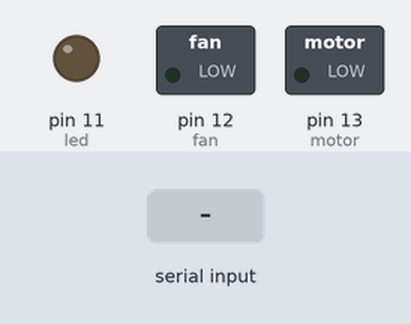
Bench run of a sketch on a simulated Arduino Uno, built with avr-gcc and run on an emulated ATmega328P. Parts: switched loads named in the sketch (green lamp = pin HIGH), output pins drawn as LEDs (lit = HIGH). The test bench sets the inputs (shaded band). What the sketch prints to the serial monitor is not drawn.

Above: at 1.2 s.
1.3 s: "A" received over Serial
At 2.0 s:
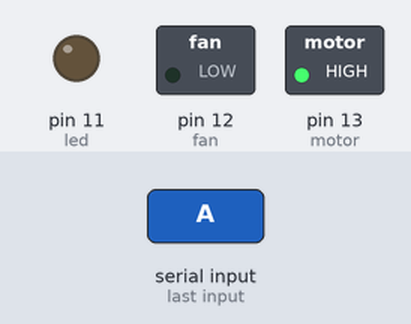
2.8 s: "B" received over Serial
At 3.2 s:
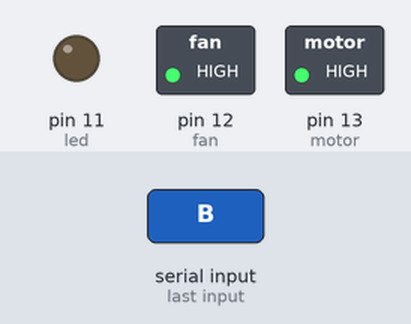
4.3 s: "a" received over Serial
At 5.5 s:
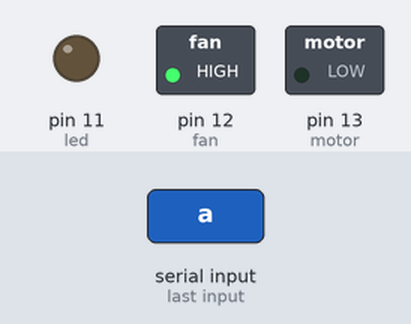
5.8 s: "C" received over Serial
At 6.7 s:
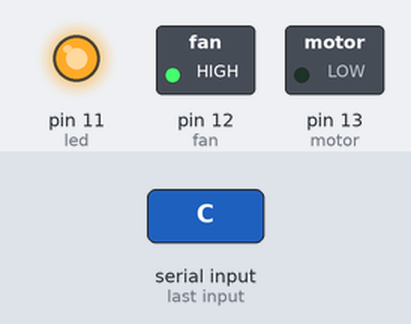
7.3 s: "b" received over Serial
At 7.8 s:
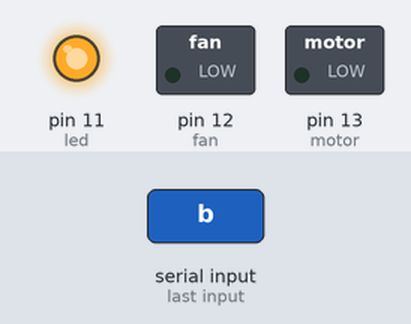
8.8 s: "A" received over Serial
At 10.2 s:
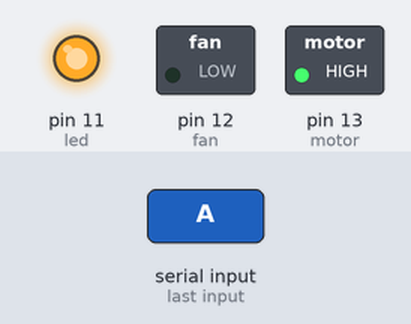
Timing chart, 0 to 11.3 s (numbered marks = the images above; inputs shaded):
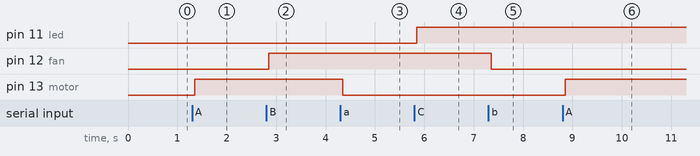

Measured:
- after the input at 1.3 s, pin 13 (motor): LOW → HIGH after 0.05 s
- after the input at 2.8 s, pin 12 (fan): LOW → HIGH after 0.05 s
- after the input at 4.3 s, pin 13 (motor): HIGH → LOW after 0.05 s
- after the input at 5.8 s, pin 11 (led): LOW → HIGH after 0.05 s
- after the input at 7.3 s, pin 12 (fan): HIGH → LOW after 0.05 s
- after the input at 8.8 s, pin 13 (motor): LOW → HIGH after 0.05 s

The sketch:

jun26_motor_fan_led.ino
```cpp
char value;
int motor =13;
int fan = 12;
int led = 11;

void setup() {
  pinMode(motor, OUTPUT);
  pinMode(fan, OUTPUT);
  pinMode(led, OUTPUT);
  Serial.begin(9600);
}

void loop() {
  while(Serial.available()>0){
    value = Serial.read();
    Serial.print(value);
    if(value == 'A' || value == 'a' || value == 'B' || value == 'b' || value == 'C' || value == 'c'){
      if (value =='A'){
      digitalWrite (motor , 1);
    }
    if ( value == 'a'){
      digitalWrite (motor , 0);
    }
    if(value == 'B'){
      digitalWrite (fan , 1);
    }
    if(value == 'b'){
      digitalWrite (fan , 0);
    }
    if(value == 'C'){
      digitalWrite (led , 1);
    }
    if(value == 'c'){
      digitalWrite (led , 0);
    }
    }
    else {
      digitalWrite (motor , 0);
      digitalWrite (fan , 0);
      digitalWrite (led , 0);
    }
  }
delay(150);
}
```
